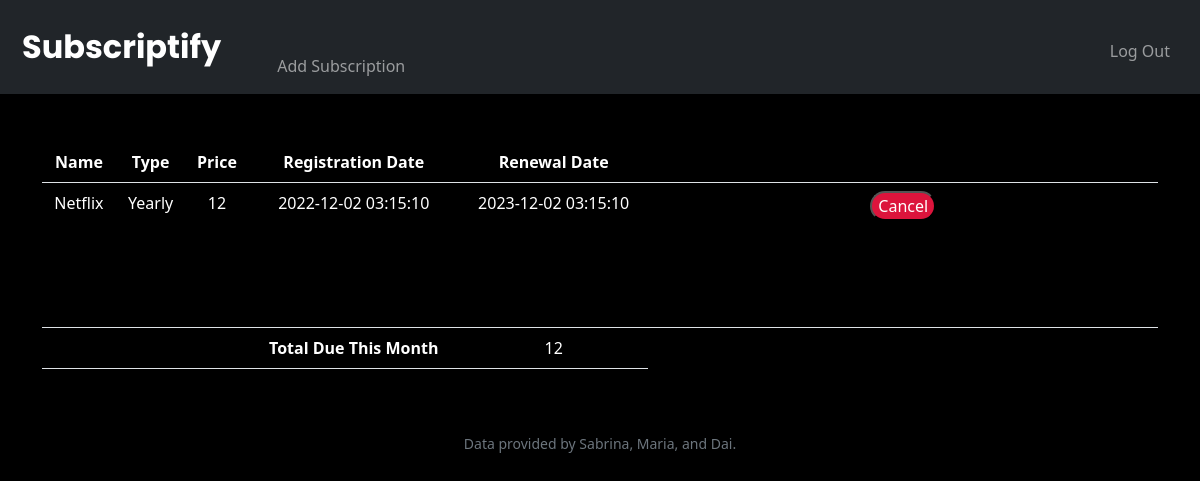
Before: / (signed in) with the older database file.
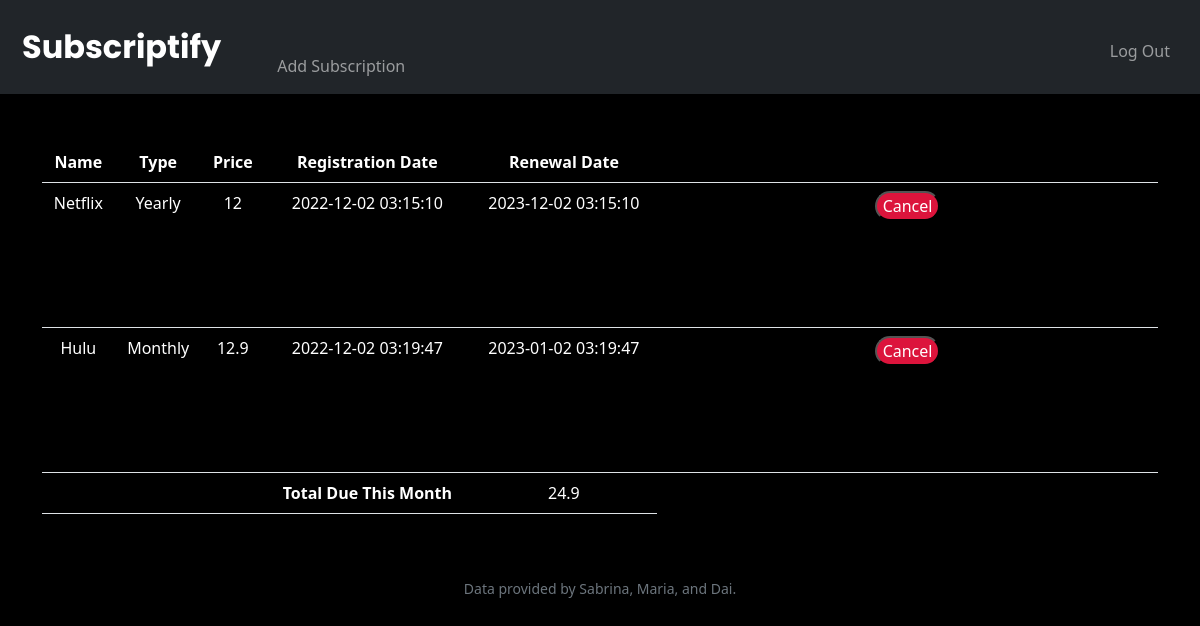
After: the same page with the newer database file.
### tables this page shows
CREATE TABLE transactions (
id INTEGER NOT NULL,
user_id INTEGER NOT NULL,
name TEXT NOT NULL,
type TEXT NOT NULL,
price NUMERIC NOT NULL,
reg_date DATETIME NOT NULL,
cancelled BOOLEAN NOT NULL,
PRIMARY KEY(id),
FOREIGN KEY (user_id) REFERENCES users(id)
);

### app.py (the view)
@app.route("/")
@login_required
def index():
    transactions_db = db.execute("SELECT * FROM transactions WHERE user_id = ? AND cancelled = ?", session["user_id"], 0)
    total = 0
    for entry in transactions_db:
        ren_date = datetime.strptime(entry["reg_date"],'%Y-%m-%d %H:%M:%S')
        if entry["type"] == "Monthly":
            while ren_date < datetime.now():
                if ren_date.month == 12:
                    new_month = 1
                    new_year = ren_date.year + 1
                else:
                    new_month = ren_date.month + 1
                    new_year = ren_date.year
                ren_date = ren_date.replace(month = new_month, year = new_year)
            entry["ren_date"] = ren_date
            total += entry["price"]
        elif entry["type"] == "Yearly":
            while ren_date < datetime.now():
                new_year = ren_date.year + 1
                ren_date = ren_date.replace(year = new_year)
            entry["ren_date"] = ren_date
            if entry["ren_date"].month == datetime.now().month:
                total += entry["price"]
        else:
            entry["ren_date"] = ren_date + timedelta(days = int(entry["type"]))
    return render_template("index.html", transactions=transactions_db, total=total)

### app.py (called while the page is built)
@app.after_request
def after_request(response):
    response.headers["Cache-Control"] = "no-cache, no-store, must-revalidate"
    response.headers["Expires"] = 0
    response.headers["Pragma"] = "no-cache"
    return response

### helpers.py (called while the page is built)
def login_required(f):
    @wraps(f)
    def decorated_function(*args, **kwargs):
        if session.get("user_id") is None:
            return redirect("/login")
        return f(*args, **kwargs)
    return decorated_function

### sql.py (called while the page is built, shortened)
def _enable_logging(f):
    import logging
    import functools
    import os
    @functools.wraps(f)
    def decorator(*args, **kwargs):
        try:
            import flask
        except ModuleNotFoundError:
            return f(*args, **kwargs)
        disabled = logging.getLogger("cs50").disabled
        if flask.current_app and os.getenv("FLASK_ENV") == "development":
            logging.getLogger("cs50").disabled = False
        try:
            return f(*args, **kwargs)
        finally:
            logging.getLogger("cs50").disabled = disabled
    return decorator

def _parse_placeholder(token):
    import re
    import sqlparse
    if not isinstance(token, sqlparse.sql.Token) or token.ttype != sqlparse.tokens.Name.Placeholder:
        raise TypeError()
    if token.value == "?":
        return "qmark", None

    def _disconnect(self):
        if hasattr(_data, self._name()):
            getattr(_data, self._name()).close()
            delattr(_data, self._name())

    def _name(self):
        return str(hash(self))

        def connect(dbapi_connection, connection_record):
            if type(dbapi_connection) is sqlite3.Connection:  # If back end is sqlite
                cursor = dbapi_connection.cursor()
                cursor.execute("PRAGMA foreign_keys=ON")
                cursor.close()

### templates/index.html (shortened to what this page needs)
{% extends "layout.html" %}
{% block main %}
    <div class="container">
        <table class="table">
            <tr>
                <th>Name</th>
                <th>Type</th>
                <th>Price</th>
                <th>Registration Date</th>
                <th>Renewal Date</th>
                <th>                </th>
            </tr>
            {% for entry in transactions %}
                <tr>
                    <td>{{ entry['name'] }}</td>
                    <td>{{ entry['type'] }}</td>
                    <td>{{ entry['price'] }}</td>
                    <td>{{ entry['reg_date'] }}</td>
                    <td>{{ entry['ren_date'] }}</td>
                    <td>
                        <button class="cancel" onclick="openPopup()">Cancel</button>
                    </td>
                </tr>
            {% endfor %}
            <tr>
                <td></td>
                <td></td>
                <td></td>
                <td><strong>Total Due This Month</strong></td>
                <td>{{ total }}</td>
            </tr>
        </table>
    </div>
{% endblock %}

### templates/layout.html (shortened to what this page needs)
<!DOCTYPE html>
<html lang="en">
    <head>
        <link href="https://cdn.jsdelivr.net/npm/bootstrap@5.1.3/dist/css/bootstrap.min.css" rel="stylesheet">
        <link rel="stylesheet"  href="/static/styles.css"/>
    </head>
    <body>
       <nav class = "bg-dark navbar navbar-expand-md navbar-dark">
            <div class="container-fluid">
                <a class="navbar-brand" href="/"><span class="white">Subscriptify</span>
                <div class="collapse navbar-collapse" id="navbar">
                    {% if session["user_id"] %}
                        <ul class="navbar-nav me-auto mt-2">
                            <li class="nav-item"><a class="nav-link" href="/add">Add Subscription</a></li>
                        </ul>
                        <ul class="navbar-nav ms-auto mt-2">
                            <li class="nav-item"><a class="nav-link" href="/logout">Log Out</a></li>
                        </ul>
                    {% else %}
                        <ul class="navbar-nav ms-auto mt-2">
                            <li class="nav-item"><a class="nav-link" href="/register">Register</a></li>
                            <li class="nav-item"><a class="nav-link" href="/login">Log In</a></li>
                        </ul>
                    {% endif %}
                </div>
            </div>
        </nav>
        <main class="container-fluid py-5 text-center">
            {% block main %}{% endblock %}
        </main>
        <footer class="mb-5 small text-center text-muted">
            Data provided by Sabrina, Maria, and Dai.
        </footer>
    </body>
</html>

### static/styles.css (style rules this page uses)
nav { padding: 10px 10px; background-color:black; }
.white { color:white; font-size: xx-large; font-weight: bold; font-family: Poppins, sans-serif; text-decoration:none; }
body { background-color:black; }
.table { color:white; }
.cancel { background-color:crimson; color:white; border-radius: 30px; }

Changed rows visible on the page:
now on this page (row edited): transactions: name "Hulu", type "Monthly", price "12.9", reg_date "2022-12-02 03:19:47", ren_date "2023-01-02 03:19:47"
Other visible differences:
{{ total }}: "12" → "24.9"
